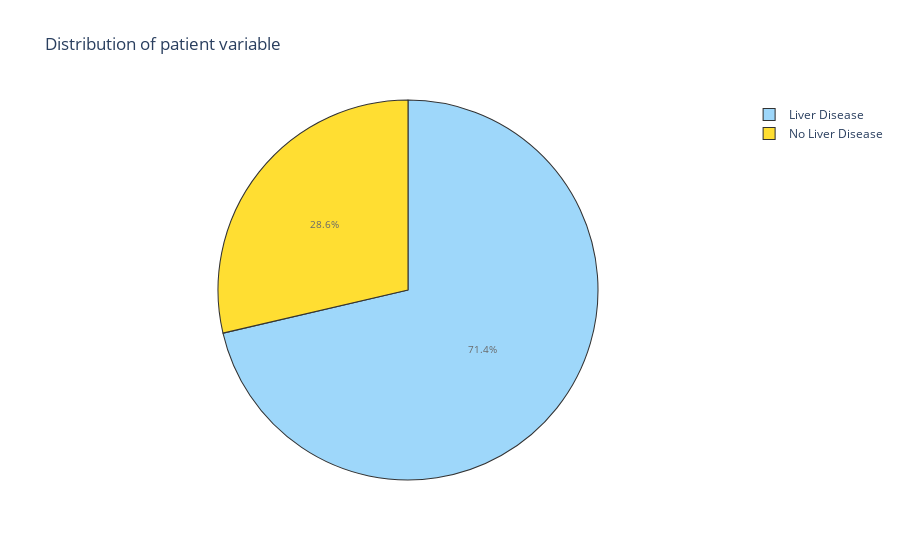
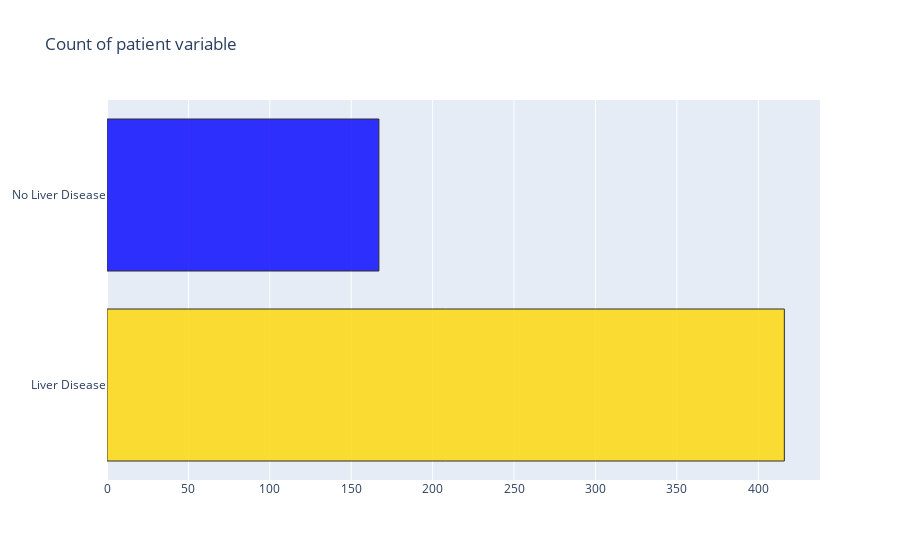

Notebook cell for these charts, in order:
### Markdown cell above
EDA

### Code cell
#To see the disease vs non-disease distribution
LiverDisease = data[(data['Dataset'] == 1)]
NoLiverDisease = data[(data['Dataset'] != 1)]

trace = go.Pie(labels = ['Liver Disease', 'No Liver Disease'],
               values = data['Dataset'].value_counts(), 
               textfont=dict(size=10),
               opacity = 0.8,
               marker=dict(colors=['lightskyblue','gold'],
                           line=dict(color='#000000',width=1.05)))


layout = dict(title =  'Distribution of patient variable')
           
fig = dict(data = [trace], layout=layout)
py.iplot(fig)

trace = go.Bar(x = (len(LiverDisease), len(NoLiverDisease)),
               y = ['Liver Disease', 'No Liver Disease'], 
               orientation = 'h', opacity = 0.8, marker=dict(
        color=['gold', 'blue'],
        line=dict(color='#000000',width=1.0)))

layout = dict(title =  'Count of patient variable')
                    
fig = dict(data = [trace], layout=layout)
py.iplot(fig)

### Figure 1 — Plotly figure (JSON) as saved in the notebook; plotly's stock layout.template omitted (floating-point values rounded to 4 significant figures)
{"data": [{"labels": ["Liver Disease", "No Liver Disease"], "marker": {"colors": ["lightskyblue", "gold"], "line": {"color": "#000000", "width": 1.05}}, "opacity": 0.8, "textfont": {"size": 10}, "type": "pie", "values": [416, 167]}], "layout": {"title": {"text": "Distribution of patient variable"}}}

### Figure 2 — Plotly figure (JSON) as saved in the notebook; plotly's stock layout.template omitted (floating-point values rounded to 4 significant figures)
{"data": [{"marker": {"color": ["gold", "blue"], "line": {"color": "#000000", "width": 1}}, "opacity": 0.8, "orientation": "h", "type": "bar", "x": [416, 167], "y": ["Liver Disease", "No Liver Disease"]}], "layout": {"title": {"text": "Count of patient variable"}}}
